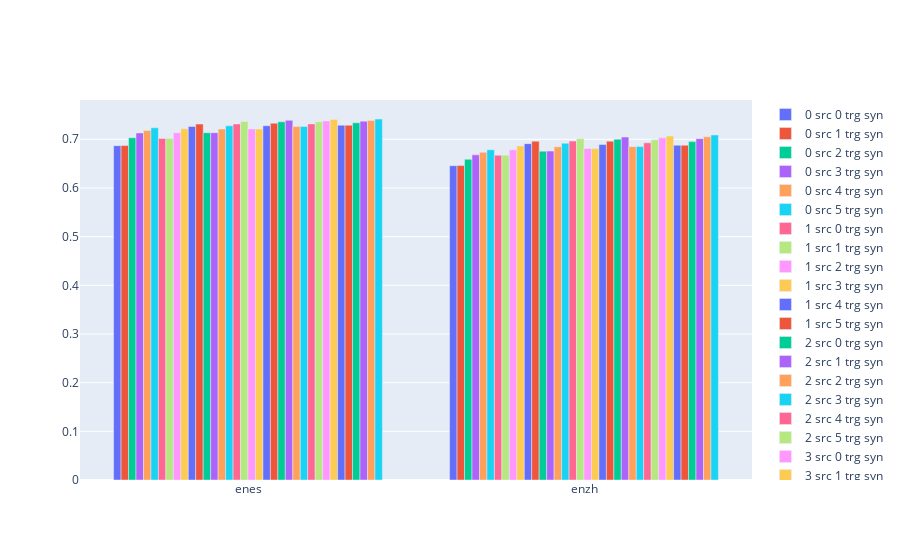

Notebook code for this chart:
### Code cell
datalist = []
for num_synonyms_sourcelang in range(6):
  for num_synonyms_targetlang in range(6):
    yvals = [langpair_to_num_src_trg_synonyms_to_accuracy[lang][(num_synonyms_sourcelang, num_synonyms_targetlang)] for lang in langpair_list]
    dataitem = go.Bar(name=f'{num_synonyms_sourcelang} src {num_synonyms_targetlang} trg syn', x=langpair_list, y=yvals)
    datalist.append(dataitem)
fig = go.Figure(data=datalist)
# Change the bar mode
fig.update_layout(barmode='group')
fig.show()

### Figure 1 — Plotly figure (JSON) as saved in the notebook; plotly's stock layout.template omitted (floating-point values rounded to 4 significant figures)
{"data": [{"name": "0 src 0 trg syn", "type": "bar", "x": ["enes", "enzh"], "y": [0.687, 0.6458]}, {"name": "0 src 1 trg syn", "type": "bar", "x": ["enes", "enzh"], "y": [0.6871, 0.6459]}, {"name": "0 src 2 trg syn", "type": "bar", "x": ["enes", "enzh"], "y": [0.7031, 0.6589]}, {"name": "0 src 3 trg syn", "type": "bar", "x": ["enes", "enzh"], "y": [0.713, 0.668]}, {"name": "0 src 4 trg syn", "type": "bar", "x": ["enes", "enzh"], "y": [0.718, 0.6732]}, {"name": "0 src 5 trg syn", "type": "bar", "x": ["enes", "enzh"], "y": [0.7236, 0.6785]}, {"name": "1 src 0 trg syn", "type": "bar", "x": ["enes", "enzh"], "y": [0.7018, 0.6673]}, {"name": "1 src 1 trg syn", "type": "bar", "x": ["enes", "enzh"], "y": [0.7018, 0.6674]}, {"name": "1 src 2 trg syn", "type": "bar", "x": ["enes", "enzh"], "y": [0.7137, 0.6782]}, {"name": "1 src 3 trg syn", "type": "bar", "x": ["enes", "enzh"], "y": [0.7216, 0.6863]}, {"name": "1 src 4 trg syn", "type": "bar", "x": ["enes", "enzh"], "y": [0.7263, 0.6911]}, {"name": "1 src 5 trg syn", "type": "bar", "x": ["enes", "enzh"], "y": [0.7313, 0.6959]}, {"name": "2 src 0 trg syn", "type": "bar", "x": ["enes", "enzh"], "y": [0.7135, 0.6756]}, {"name": "2 src 1 trg syn", "type": "bar", "x": ["enes", "enzh"], "y": [0.7135, 0.6757]}, {"name": "2 src 2 trg syn", "type": "bar", "x": ["enes", "enzh"], "y": [0.7212, 0.6845]}, {"name": "2 src 3 trg syn", "type": "bar", "x": ["enes", "enzh"], "y": [0.7277, 0.6919]}, {"name": "2 src 4 trg syn", "type": "bar", "x": ["enes", "enzh"], "y": [0.7315, 0.6964]}, {"name": "2 src 5 trg syn", "type": "bar", "x": ["enes", "enzh"], "y": [0.7363, 0.7011]}, {"name": "3 src 0 trg syn", "type": "bar", "x": ["enes", "enzh"], "y": [0.7212, 0.6812]}, {"name": "3 src 1 trg syn", "type": "bar", "x": ["enes", "enzh"], "y": [0.7213, 0.6813]}, {"name": "3 src 2 trg syn", "type": "bar", "x": ["enes", "enzh"], "y": [0.7279, 0.6892]}, {"name": "3 src 3 trg syn", "type": "bar", "x": ["enes", "enzh"], "y": [0.7331, 0.6961]}, {"name": "3 src 4 trg syn", "type": "bar", "x": ["enes", "enzh"], "y": [0.7359, 0.7003]}, {"name": "3 src 5 trg syn", "type": "bar", "x": ["enes", "enzh"], "y": [0.739, 0.7046]}, {"name": "4 src 0 trg syn", "type": "bar", "x": ["enes", "enzh"], "y": [0.7261, 0.6849]}, {"name": "4 src 1 trg syn", "type": "bar", "x": ["enes", "enzh"], "y": [0.7261, 0.6849]}, {"name": "4 src 2 trg syn", "type": "bar", "x": ["enes", "enzh"], "y": [0.7315, 0.6927]}, {"name": "4 src 3 trg syn", "type": "bar", "x": ["enes", "enzh"], "y": [0.7358, 0.6989]}, {"name": "4 src 4 trg syn", "type": "bar", "x": ["enes", "enzh"], "y": [0.7377, 0.7029]}, {"name": "4 src 5 trg syn", "type": "bar", "x": ["enes", "enzh"], "y": [0.7407, 0.7067]}, {"name": "5 src 0 trg syn", "type": "bar", "x": ["enes", "enzh"], "y": [0.7289, 0.6878]}, {"name": "5 src 1 trg syn", "type": "bar", "x": ["enes", "enzh"], "y": [0.7289, 0.6878]}, {"name": "5 src 2 trg syn", "type": "bar", "x": ["enes", "enzh"], "y": [0.734, 0.6953]}, {"name": "5 src 3 trg syn", "type": "bar", "x": ["enes", "enzh"], "y": [0.7372, 0.7013]}, {"name": "5 src 4 trg syn", "type": "bar", "x": ["enes", "enzh"], "y": [0.7388, 0.7052]}, {"name": "5 src 5 trg syn", "type": "bar", "x": ["enes", "enzh"], "y": [0.7417, 0.7089]}], "layout": {"barmode": "group"}}
